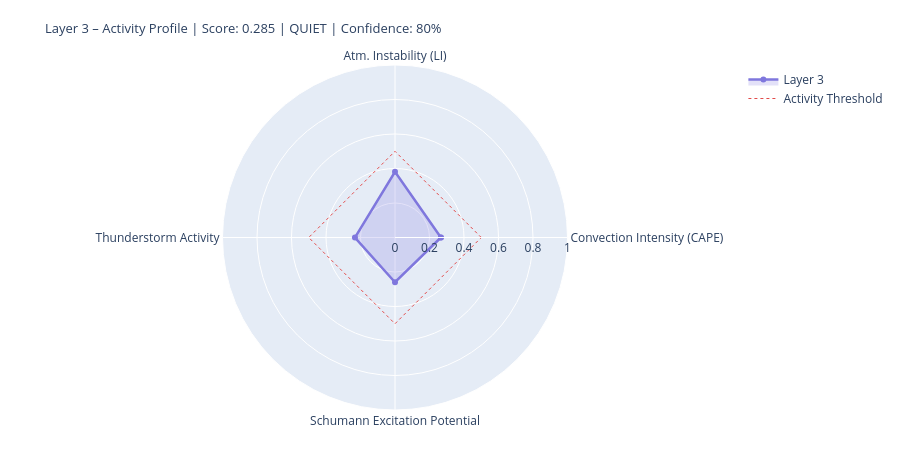

Notebook code cell kept with this figure:
### Markdown cell above
---
## 4. State Assessment & Handoff to Layer 4/5

### Code cell
# ============================================================
# LAYER-3-SCORE
# Five dynamic components
# ============================================================

def norm(v, lo, hi):
    if v is None or (isinstance(v, float) and math.isnan(v)): return None
    return round(max(0.0, min(1.0, (v - lo) / (hi - lo))), 4)

# --- 1) Convection intensity (global CAPE mean) ---
cape_mean = df_atm['cape'].dropna().mean() if not df_atm.empty else None
conv_score = norm(cape_mean, 0, 3000)
conv_src   = 'primary' if cape_mean is not None else 'missing'

# --- 2) Atmospheric instability (LI mean) ---
li_mean   = df_atm['li'].dropna().mean() if not df_atm.empty else None
# Negative LI = unstable → higher score
instab_score = norm(-li_mean if li_mean is not None else None, -6, 6)
instab_src   = 'primary' if li_mean is not None else 'missing'

# --- 3) Thunderstorm activity (mean thunder score + WMO count) ---
thunder_mean = df_atm['thunder_score'].mean() if not df_atm.empty else None
n_thunder    = int(df_atm['thunderstorm'].sum()) if not df_atm.empty else 0
thunder_score_val = norm(
    (thunder_mean or 0) * 0.7 + n_thunder * 0.1, 0, 1.0
) if thunder_mean is not None else None
thunder_src = 'primary'

# --- 4) Schumann excitation potential (weighted Schumann contribution) ---
schumann_pot = df_atm['schumann_contribution'].mean() if not df_atm.empty else None
# Boosted by Layer-2 thunderstorm trigger
if schumann_pot is not None and l2_thunder:
    schumann_pot = min(1.0, schumann_pot * 1.2)
schumann_score = norm(schumann_pot, 0, 1.0) if schumann_pot is not None else None
schumann_src   = 'derived'

# --- 5) Storm activity (NASA EONET) ---
# Distinction: None = data not loaded, 0.0 = loaded but no events
storm_score = None
storm_src   = 'missing'
if raw.get('storms') is not None:          # API reached successfully
    storm_score = norm(len(storm_events), 0, 30) if storm_events else 0.0
    storm_src   = 'primary'

# X-Ray and Kp: context only, not in dynamic score
# (X-Ray = Layer-0/4 driver; Kp = geomagnetic index, not a lightning proxy)
xray_context = None
if raw.get('xray'):
    df_xc = pd.DataFrame(raw['xray'])
    fc = next((c for c in df_xc.columns
               if any(k in c.lower() for k in ['flux','long']) and 'time' not in c.lower()),
              df_xc.columns[1])
    df_xc[fc] = pd.to_numeric(df_xc[fc], errors='coerce')
    xray_last = df_xc[fc].dropna().iloc[-1] if not df_xc[fc].dropna().empty else None
    if xray_last:
        xray_class = ('X' if xray_last>=1e-4 else 'M' if xray_last>=1e-5
                      else 'C' if xray_last>=1e-6 else 'B')
        xray_context = {'flux': float(xray_last), 'class': xray_class}
        print(f'X-Ray context: {xray_class}-class ({xray_last:.2e} W/m²)')

# --- Aggregate ---
COMPONENTS = {
    'Convection Intensity (CAPE)':  {'score': conv_score,       'source': conv_src,    'dynamic': True},
    'Atm. Instability (LI)':         {'score': instab_score,     'source': instab_src,  'dynamic': True},
    'Thunderstorm Activity':              {'score': thunder_score_val, 'source': thunder_src, 'dynamic': True},
    'Schumann Excitation Potential':   {'score': schumann_score,   'source': schumann_src,'dynamic': True},
    'Active Storm Events (EONET)': {'score': storm_score,      'source': storm_src,   'dynamic': True},
}

available   = {k: v['score'] for k, v in COMPONENTS.items() if v['score'] is not None}
unavailable = [k for k, v in COMPONENTS.items() if v['score'] is None]
layer3_score = round(sum(available.values()) / len(available), 4) if available else None
confidence   = round(len(available) / len(COMPONENTS), 2)
level = ('unknown' if layer3_score is None
         else 'quiet'   if layer3_score < 0.3
         else 'moderate' if layer3_score < 0.6
         else 'active')
dominant_l3 = max(available, key=available.get) if available else 'none'

# --- Ausgabe ---
W = 68
print('=' * W)
print('LAYER 3 – ATMOSPHERE / WEATHER / THUNDERSTORMS – STATE ASSESSMENT')
print('=' * W)
for name, comp in COMPONENTS.items():
    s = comp['score']
    if s is not None:
        bar = '█' * int(s * 20) + '░' * (20 - int(s * 20))
        print(f'  {name:<36} {bar}  {s:.3f}  [{comp["source"]}]')
    else:
        print(f'  {name:<36} {"─" * 20}  n/a   [missing]')
print('-' * W)
print(f'  Score:        {layer3_score:.3f}  ({len(available)}/{len(COMPONENTS)} components)')
print(f'  Confidence:   {confidence:.0%}')
print(f'  Level:        {level.upper()}')
print(f'  Dominant:     {dominant_l3}')
print(f'  CAPE mean:    {cape_mean:.0f} J/kg' if cape_mean else '  CAPE mean:    n/a')
print(f'  LI mean:      {li_mean:.1f} K' if li_mean is not None else '  LI mean:      n/a')
print(f'  Thunderstorms:{n_thunder} points (WMO)  +  {len(storm_events)} NASA EONET')
print('=' * W)

# Radar
cats   = list(available.keys())
vals_r = list(available.values())
if len(cats) >= 3:
    fig = go.Figure()
    fig.add_trace(go.Scatterpolar(
        r=vals_r + [vals_r[0]], theta=cats + [cats[0]],
        fill='toself', fillcolor='rgba(127,119,221,0.22)',
        line=dict(color='#7F77DD', width=2.5), name='Layer 3'
    ))
    fig.add_trace(go.Scatterpolar(
        r=[0.5] * (len(cats)+1), theta=cats + [cats[0]],
        line=dict(color='#E24B4A', dash='dot', width=1),
        mode='lines', name='Activity Threshold'
    ))
    fig.update_layout(
        title=dict(
            text=f'Layer 3 – Activity Profile | Score: {layer3_score:.3f} | {level.upper()} | Confidence: {confidence:.0%}',
            font=dict(size=13)
        ),
        polar=dict(radialaxis=dict(visible=True, range=[0, 1])),
        height=450, showlegend=True,
        margin=dict(l=60, r=60, t=65, b=40)
    )
    fig.show()

### Figure 1 — Plotly figure (JSON) as saved in the notebook; plotly's stock layout.template omitted (floating-point values rounded to 4 significant figures)
{"data": [{"fill": "toself", "fillcolor": "rgba(127,119,221,0.22)", "line": {"color": "#7F77DD", "width": 2.5}, "name": "Layer 3", "r": [0.2661, 0.3806, 0.2323, 0.2593, 0.2661], "theta": ["Convection Intensity (CAPE)", "Atm. Instability (LI)", "Thunderstorm Activity", "Schumann Excitation Potential", "Convection Intensity (CAPE)"], "type": "scatterpolar"}, {"line": {"color": "#E24B4A", "dash": "dot", "width": 1}, "mode": "lines", "name": "Activity Threshold", "r": [0.5, 0.5, 0.5, 0.5, 0.5], "theta": ["Convection Intensity (CAPE)", "Atm. Instability (LI)", "Thunderstorm Activity", "Schumann Excitation Potential", "Convection Intensity (CAPE)"], "type": "scatterpolar"}], "layout": {"height": 450, "margin": {"b": 40, "l": 60, "r": 60, "t": 65}, "polar": {"radialaxis": {"range": [0, 1], "visible": true}}, "showlegend": true, "title": {"font": {"size": 13}, "text": "Layer 3 – Activity Profile | Score: 0.285 | QUIET | Confidence: 80%"}}}
